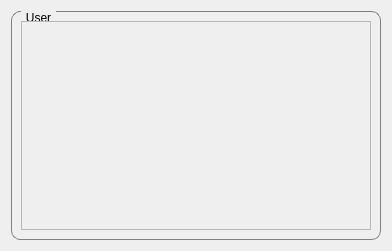
<?xml version="1.0" encoding="UTF-8"?>
<ui version="4.0">
 <class>UserInformationWidget</class>
 <widget class="QWidget" name="UserInformationWidget">
  <property name="geometry">
   <rect>
    <x>0</x>
    <y>0</y>
    <width>392</width>
    <height>251</height>
   </rect>
  </property>
  <property name="windowTitle">
   <string>Member informations</string>
  </property>
  <layout class="QVBoxLayout" name="verticalLayout">
   <item>
    <widget class="QGroupBox" name="groupbox_user">
     <property name="styleSheet">
      <string notr="true">QGroupBox {
    border: 1px solid gray;
    border-radius: 9px;
    margin-top: 0.5em;
}

QGroupBox::title {
    subcontrol-origin: margin;
    left: 10px;
    padding: 0 3px 0 3px;
	font-weight: bold;
}</string>
     </property>
     <property name="title">
      <string>User</string>
     </property>
     <layout class="QVBoxLayout" name="verticalLayout_2">
      <item>
       <widget class="QScrollArea" name="scrollArea">
        <property name="widgetResizable">
         <bool>true</bool>
        </property>
        <widget class="QWidget" name="scrollAreaWidgetContents">
         <property name="geometry">
          <rect>
           <x>0</x>
           <y>0</y>
           <width>362</width>
           <height>212</height>
          </rect>
         </property>
         <layout class="QGridLayout" name="gridLayout_2">
          <item row="5" column="0">
           <widget class="QLabel" name="label_path">
            <property name="text">
             <string/>
            </property>
           </widget>
          </item>
          <item row="4" column="0">
           <widget class="QLabel" name="label_properties">
            <property name="text">
             <string/>
            </property>
            <property name="alignment">
             <set>Qt::AlignLeading|Qt::AlignLeft|Qt::AlignTop</set>
            </property>
           </widget>
          </item>
          <item row="1" column="0">
           <widget class="QLabel" name="label_icon">
            <property name="sizePolicy">
             <sizepolicy hsizetype="Preferred" vsizetype="Preferred">
              <horstretch>0</horstretch>
              <verstretch>0</verstretch>
             </sizepolicy>
            </property>
            <property name="maximumSize">
             <size>
              <width>81</width>
              <height>71</height>
             </size>
            </property>
            <property name="text">
             <string/>
            </property>
            <property name="pixmap">
             <pixmap resource="../../../../../res/icons/sakia.icons.qrc">:/icons/member_icon</pixmap>
            </property>
            <property name="scaledContents">
             <bool>true</bool>
            </property>
           </widget>
          </item>
          <item row="1" column="1">
           <widget class="QLabel" name="label_uid">
            <property name="maximumSize">
             <size>
              <width>471</width>
              <height>51</height>
             </size>
            </property>
            <property name="text">
             <string/>
            </property>
           </widget>
          </item>
         </layout>
        </widget>
       </widget>
      </item>
     </layout>
    </widget>
   </item>
  </layout>
 </widget>
 <resources>
  <include location="../../../../../res/icons/sakia.icons.qrc"/>
  <include location="../../../../../res/icons/sakia.icons.qrc"/>
  <include location="../../../../../res/icons/sakia.icons.qrc"/>
 </resources>
 <connections/>
</ui>
